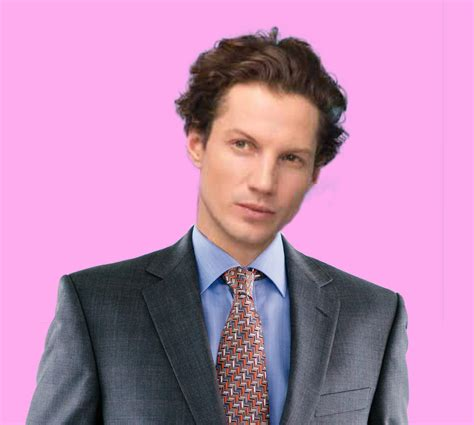
#> input picture Python_OpenCV_Tests/Face_Detection/Images/man.jpg, 474 x 425 px
$ python face_detect.py
#> lines starting #> are read from the running program, lines starting #| are printed output that depends on the picture; after the words box and inside, x2 and y2 are one past the last pixel; in counts of white or black regions, pixels touching at a corner belong together
### Python_OpenCV_Tests/Face_Detection/close.py
#Module for closing windows with escape key
import cv2

def it():
    while True:
        k = cv2.waitKey(0) & 0xFF
        if k == 27:
            cv2.destroyAllWindows()
            break

### Python_OpenCV_Tests/Face_Detection/face_detect.py
import cv2 as cv
import close

img = cv.imread('Images/man.jpg')
#> img is the input picture: shape (425, 474, 3); mean B, G, R 178.6, 139.3, 190.3
#cv.imshow('Man', img)

gray = cv.cvtColor(img, cv.COLOR_BGR2GRAY)
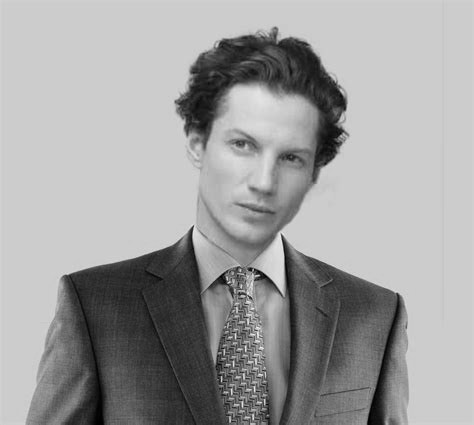
#> gray: shape (425, 474); min 0, max 240, mean 159
cv.imshow('Gray Man', gray)

haar_cascade = cv.CascadeClassifier("haar_face.xml")

faces_rect = haar_cascade.detectMultiScale(gray, scaleFactor=1.1, minNeighbors=3)
#> faces_rect = [[195, 96, 144, 144], [186, 239, 115, 115]]

print(f'Number of faces found = {len(faces_rect)}')
#| Number of faces found = 2

for (x,y,w,h) in faces_rect:
    cv.rectangle(img, (x,y), (x+w,y+h), (0,255,0), thickness=2)
#> this loop made 2 passes
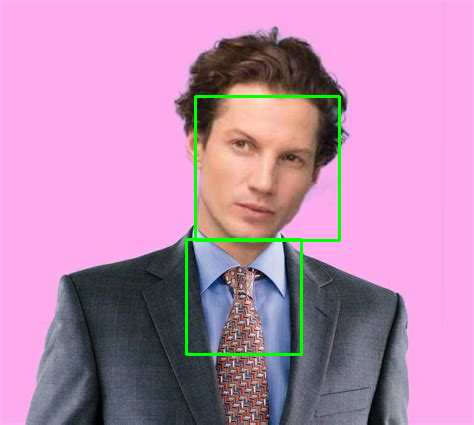
#> img: shape (425, 474, 3); 1.43% of pixels changed, all inside (x1, y1, x2, y2) = (185, 95, 341, 356)

cv.imshow("Detected Faces.", img)
close.it()
#> (key Esc is pressed here)
